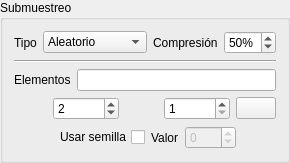
       <widget class="QGroupBox" name="samplingGroupBox">
        <property name="title">
         <string>Submuestreo</string>
        </property>
        <layout class="QVBoxLayout" name="samplingGroupBoxVLayout">
         <item>
          <layout class="QHBoxLayout" name="samplingHLayout" stretch="0,4,0,2">
           <item>
            <widget class="QLabel" name="samplingTypeLabel">
             <property name="text">
              <string>Tipo</string>
             </property>
            </widget>
           </item>
           <item>
            <widget class="QComboBox" name="samplingTypeComboBox">
             <item>
              <property name="text">
               <string>Aleatorio</string>
              </property>
             </item>
             <item>
              <property name="text">
               <string>Uniforme</string>
              </property>
             </item>
             <item>
              <property name="text">
               <string>Jitter</string>
              </property>
             </item>
             <item>
              <property name="text">
               <string>Lista</string>
              </property>
             </item>
            </widget>
           </item>
           <item>
            <widget class="QLabel" name="compressLabel">
             <property name="text">
              <string>Compresión</string>
             </property>
            </widget>
           </item>
           <item>
            <widget class="QSpinBox" name="compressSpinBox">
             <property name="suffix">
              <string>%</string>
             </property>
             <property name="prefix">
              <string/>
             </property>
             <property name="minimum">
              <number>1</number>
             </property>
             <property name="maximum">
              <number>99</number>
             </property>
             <property name="value">
              <number>50</number>
             </property>
            </widget>
           </item>
          </layout>
         </item>
         <item>
          <widget class="Line" name="samplingHLine">
           <property name="orientation">
            <enum>Qt::Horizontal</enum>
           </property>
          </widget>
         </item>
         <item>
          <layout class="QHBoxLayout" name="elementHLayout">
           <item>
            <widget class="QLabel" name="elementLabel">
             <property name="text">
              <string>Elementos</string>
             </property>
            </widget>
           </item>
           <item>
            <widget class="QLineEdit" name="elementLineEdit"/>
           </item>
          </layout>
         </item>
         <item>
          <layout class="QHBoxLayout" name="jitterHLayout" stretch="2,4,2,4,0">
           <item>
            <widget class="QLabel" name="gammaLabel">
             <property name="text">
              <string/>
             </property>
             <property name="pixmap">
              <pixmap resource="../assets/assets.qrc">:/parameters/parameters/gamma.png</pixmap>
             </property>
             <property name="alignment">
              <set>Qt::AlignCenter</set>
             </property>
            </widget>
           </item>
           <item>
            <widget class="QSpinBox" name="gammaSpinBox">
             <property name="minimum">
              <number>1</number>
             </property>
             <property name="maximum">
              <number>999</number>
             </property>
             <property name="value">
              <number>2</number>
             </property>
            </widget>
           </item>
           <item>
            <widget class="QLabel" name="epsilonLabel">
             <property name="layoutDirection">
              <enum>Qt::LeftToRight</enum>
             </property>
             <property name="text">
              <string/>
             </property>
             <property name="pixmap">
              <pixmap resource="../assets/assets.qrc">:/parameters/parameters/epsilon.png</pixmap>
             </property>
             <property name="alignment">
              <set>Qt::AlignCenter</set>
             </property>
             <property name="wordWrap">
              <bool>false</bool>
             </property>
            </widget>
           </item>
           <item>
            <widget class="QSpinBox" name="epsilonSpinBox">
             <property name="minimum">
              <number>1</number>
             </property>
             <property name="maximum">
              <number>999</number>
             </property>
             <property name="singleStep">
              <number>2</number>
             </property>
            </widget>
           </item>
           <item>
            <widget class="QPushButton" name="jitterPushButton">
             <property name="text">
              <string/>
             </property>
             <property name="icon">
              <iconset resource="../assets/assets.qrc">
               <normaloff>:/icons/icons/view.png</normaloff>:/icons/icons/view.png</iconset>
             </property>
            </widget>
           </item>
          </layout>
         </item>
         <item>
          <layout class="QHBoxLayout" name="sdHLayout">
           <item>
            <spacer name="seedHSpacer1">
             <property name="orientation">
              <enum>Qt::Horizontal</enum>
             </property>
             <property name="sizeHint" stdset="0">
              <size>
               <width>40</width>
               <height>20</height>
              </size>
             </property>
            </spacer>
           </item>
           <item>
            <layout class="QHBoxLayout" name="seedHLayout">
             <item>
              <widget class="QCheckBox" name="seedCheckBox">
               <property name="layoutDirection">
                <enum>Qt::RightToLeft</enum>
               </property>
               <property name="text">
                <string>Usar semilla</string>
               </property>
              </widget>
             </item>
             <item>
              <widget class="QLabel" name="seedLabel">
               <property name="text">
                <string>Valor</string>
               </property>
              </widget>
             </item>
             <item>
              <widget class="QSpinBox" name="seedSpinBox">
               <property name="enabled">
                <bool>false</bool>
               </property>
               <property name="suffix">
                <string/>
               </property>
               <property name="prefix">
                <string/>
               </property>
               <property name="minimum">
                <number>-999</number>
               </property>
               <property name="maximum">
                <number>999</number>
               </property>
              </widget>
             </item>
            </layout>
           </item>
           <item>
            <spacer name="seedHSpacer2">
             <property name="orientation">
              <enum>Qt::Horizontal</enum>
             </property>
             <property name="sizeHint" stdset="0">
              <size>
               <width>40</width>
               <height>20</height>
              </size>
             </property>
            </spacer>
           </item>
          </layout>
         </item>
        </layout>
       </widget>
